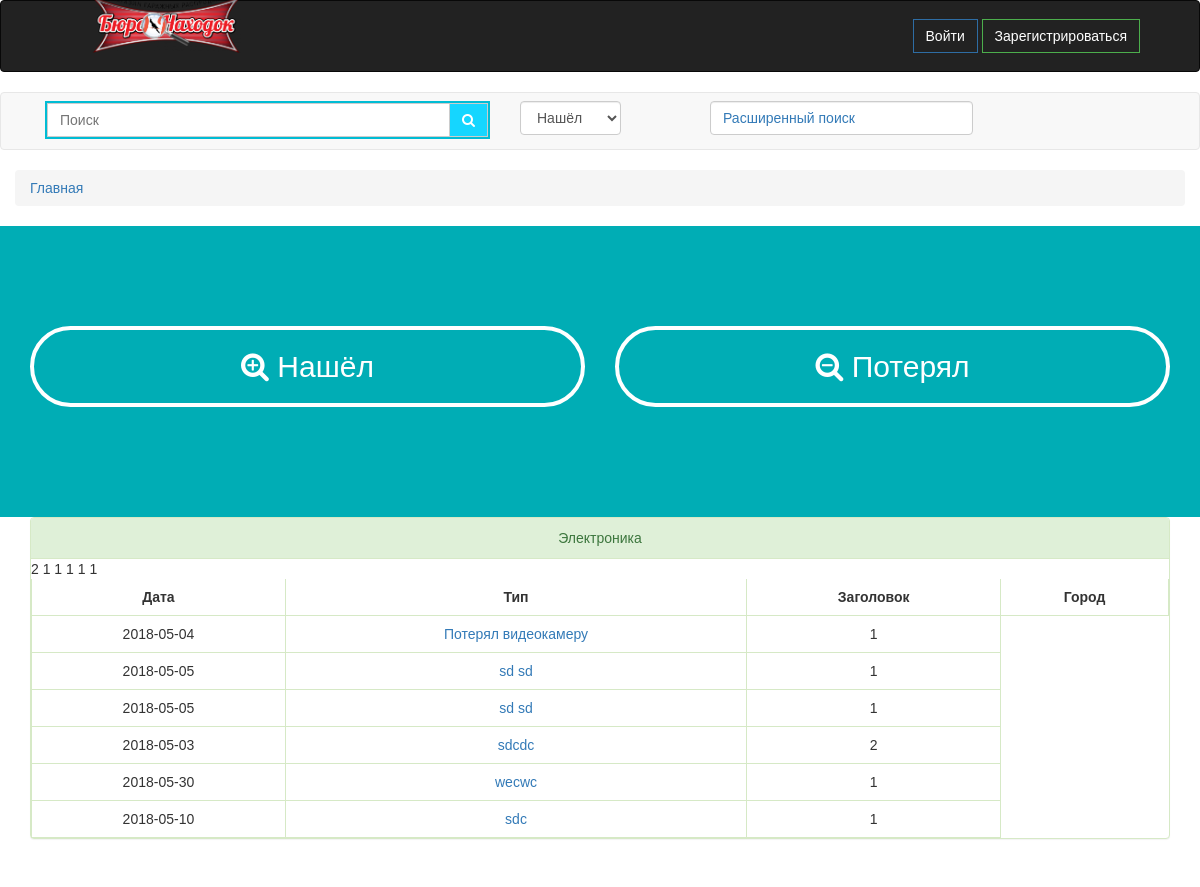
The page /statistics.php?id=3 on the database its author committed.
### tables this page shows
CREATE TABLE IF NOT EXISTS `categories` (
  `id` int(11) NOT NULL AUTO_INCREMENT,
  `name` varchar(250) NOT NULL,
  `found` varchar(250) NOT NULL,
  PRIMARY KEY (`id`)
);

CREATE TABLE IF NOT EXISTS `ads` (
  `id` int(11) NOT NULL AUTO_INCREMENT,
  `data` date NOT NULL,
  `category` int(11) NOT NULL,
  `caption` varchar(250) NOT NULL,
  `city` varchar(250) NOT NULL,
  `nomer` varchar(250) NOT NULL,
  `des` varchar(250) NOT NULL,
  `id_category` int(11) NOT NULL,
  `picture` varchar(250) NOT NULL,
  PRIMARY KEY (`id`)
);

### statistics.php (the view, shortened to what this page needs)
<?php
$connection = mysqli_connect("localhost", "root", "", "buronahodok");
mysqli_set_charset($connection,'utf8');
?>
<!DOCTYPE html>
<html>
<head>
  <link  href="css/bootstrap.css" rel="stylesheet">
  <link rel="stylesheet" type="text/css" href="css/style.css">
  <link rel="stylesheet" type="text/css" href="css/font-awesome.min.css">
  <link rel="stylesheet" href="css/animate.css">
</head>
<body>
  <header class="header">
  <nav class="navbar navbar-inverse">
    <div class="container">
    <div class="navbar-header">
      <span class="logo"><img src="img/logo.png"></span>
    </div>
        <div class="collapse navbar-collapse"
         id="bs-example-navbar-collapse-1">
    <div class="navbar-form navbar-right">
    <?php
      if(isset($_SESSION['login'])) {
    ?>
      <div class="user"><? echo $_SESSION['login'] ?></div>
      <a href="#" class="btn btn-primary border" onclick="exit()" id="ex">Выйти</a>
    <?
    }
    else {
      ?>
        <a href="sign_in.php" class="btn btn-primary border" id="login">Войти</a>
      <a href="chek_in.php" class="btn btn-success border" id="reg">Зарегистрироваться</a>
    <?
    }
    ?>
    </div>
</div>
  </div>
  </nav>
</header>
<section class="section1">
  <nav class="navbar navbar-default">
    <div class="container">
      <div class="row">
      <form class="navbar-form" action="search.php" method="POST">
          <div class="col-md-5 col-sm-5 col-xs-6 bot">
            <div class="group">
              <input type="text" class="search" placeholder="Поиск" name="search">
              <span class="input-group-btn">
                <button class="btn btn-default" type="submit" name="seke"><i class="fa fa-search"></i></button>
              </span>
            </div>
          </div>
          <div class="col-md-2 col-sm-2 col-xs-6 bot">
            <select  class="form-control" name="aa">
              <option value=1>Нашёл</option>
            </select>
          </div>
              </form>
          <div class="col-md-3 col-sm-4 col-xs-12 bot">
            <div class="form-control"><a data-toggle="collapse" href="#collapseTwo">Расширенный поиск</a></div>
          </div>
      </div>
    </div>
  </nav>
</section>
<div class="container">
  <div class="row">
    <ol class="breadcrumb">
      <li><a href="index.php">Главная</a></li>
  </ol>
  </div>
</div>
<main class="main">
  <div class="container">
    <div class="row">
      <div class="col-lg-6 col-md-6 col-sm-6 col-xs-12 center plus">
        <div id="find" class="btn btn-success find">
          <h2><i class="fa fa-search-plus"></i> Нашёл</h2>
        </div>
      </div>
      <div class="col-lg-6 col-md-6 col-sm-6 col-xs-12 center plus">
        <div id="lost" class="btn btn-danger find">
          <h2><i class="fa fa-search-minus"></i> Потерял</h2>
        </div>
      </div>
    </div>
  </div>
</main>
<div class="result">
<section>
  <div class="container">
    <div class="row">
      <div class="col-md-12 col-sm-12 col-xs-12">
        <div class="panel panel-success">
        <?
        $result = mysqli_query($connection, "SELECT * FROM categories WHERE id=".$_GET['id']);
        while ($row =mysqli_fetch_row($result))
        {
        ?>
          <div class="panel-heading center"><? echo $row[1]; ?></div>
        <?
        }
        ?>
          <table class="table">
             <tr class="center">
                <td><b>Дата</b></td>
                <td><b>Тип</b></td>
                <td><b>Заголовок</b></td>
                <td><b>Город</b></td>
             </tr>
<?php
    $result = mysqli_query($connection, "SELECT * FROM ads INNER JOIN category_tip ON ads.category=category_tip.id WHERE ads.id_category=".$_GET['id']);
  while ($row =mysqli_fetch_row($result)) {
?>
            <tr class="center">
              <td><? echo $row[1]; ?></td>
              <td><a href="index2.php?id=<?php echo $row[0] ?>"><? echo $row[3]; ?></a></td>
              <td><? echo $row[4]; ?></td>
            </tr>
<?
}
?>
          </table>
        </div>
      </div>
    </div>
  </div>
</section>
</div>
</body>
</html>

### css/style.css (style rules this page uses)
* { box-sizing: border-box; }
body { height: 5000px; font-size: 14px; font-family: Arial, sans-serif; }
img { width: 100% }
.navbar-form { margin-right: 0; border: none; }
.bot { margin-bottom: 10px }
.logo { position: absolute; width: 150px; top: -5px; left: 90px; }
.header .navbar-form a { color: #fff; }
.header .navbar-inverse { padding: 10px 0px; }
.group { border: 2px solid #00BCD4; display: inline-table; vertical-align: middle; }
.input-group-btn:last-child > .btn { background-color: #15d6ff; color: #fff; border-radius: 0; }
.search { display: block; width: 100%; height: 34px; padding: 6px 12px; font-size: 14px; line-height: 1.42857143; color: #555; background-color: #fff; background-image: none; border: 1px solid #ccc; }
.border { background-color: transparent; border-radius: 0; transition: 1s; }
.center { text-align: center; }
.main { background-color: #00ADB5; padding: 100px 0; }
.main h2 { margin: 0; }
.main .find { width: 100%; padding: 20px; border-radius: 50px; border: 4px solid #fff; background-color: transparent; transition: 1s; color: #fff; cursor: pointer; }
.main .plus { margin-bottom: 10px }
.table tr:first-child { border: 0; }
.table td { border: 1px solid #d6e9c6; }

### rows shown on the page
categories: name "Электроника"
ads: data "2018-05-04", caption "Потерял видеокамеру", city "1"
ads: data "2018-05-05", caption "sd sd", city "1"
ads: data "2018-05-05", caption "sd sd", city "1"
ads: data "2018-05-03", caption "sdcdc", city "2"
ads: data "2018-05-30", caption "wecwc", city "1"
ads: data "2018-05-10", caption "sdc", city "1"
